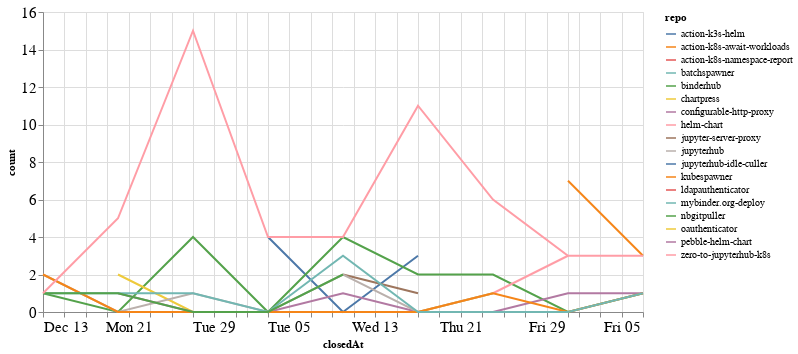

Source (notebook cell):
### Code cell
closed_by_time = closed_by.groupby('repo').resample('W', on='closedAt').count()['author'].reset_index()
closed_by_time = closed_by_time.rename(columns={'author': 'count'})

alt.Chart(closed_by_time, width=600).mark_line().encode(
    x='closedAt',
    y='count',
    color='repo',
    tooltip="repo"
)

### Figure 1 — Vega-Lite specification as saved in the notebook (floating-point values rounded to 4 significant figures)
{"config": {"axisLeft": {"labelFontSize": 15}, "axisBottom": {"labelFontSize": 15}}, "data": {"name": "data-86f64f163566fbed134ac106ef9029b1"}, "mark": "line", "encoding": {"color": {"type": "nominal", "field": "repo"}, "tooltip": {"type": "nominal", "field": "repo"}, "x": {"type": "temporal", "field": "closedAt"}, "y": {"type": "quantitative", "field": "count"}}, "width": 600, "$schema": "https://vega.github.io/schema/vega-lite/v4.8.1.json", "datasets": {"data-86f64f163566fbed134ac106ef9029b1": [{"repo": "action-k3s-helm", "closedAt": "2021-01-03T00:00:00", "count": 4}, {"repo": "action-k3s-helm", "closedAt": "2021-01-10T00:00:00", "count": 0}, {"repo": "action-k3s-helm", "closedAt": "2021-01-17T00:00:00", "count": 3}, {"repo": "action-k8s-await-workloads", "closedAt": "2021-01-31T00:00:00", "count": 7}, {"repo": "action-k8s-await-workloads", "closedAt": "2021-02-07T00:00:00", "count": 3}, {"repo": "action-k8s-namespace-report", "closedAt": "2021-02-07T00:00:00", "count": 1}, {"repo": "batchspawner", "closedAt": "2021-01-31T00:00:00", "count": 4}, {"repo": "binderhub", "closedAt": "2020-12-13T00:00:00", "count": 1}, {"repo": "binderhub", "closedAt": "2020-12-20T00:00:00", "count": 0}, {"repo": "binderhub", "closedAt": "2020-12-27T00:00:00", "count": 4}, {"repo": "binderhub", "closedAt": "2021-01-03T00:00:00", "count": 0}, {"repo": "binderhub", "closedAt": "2021-01-10T00:00:00", "count": 4}, {"repo": "binderhub", "closedAt": "2021-01-17T00:00:00", "count": 2}, {"repo": "binderhub", "closedAt": "2021-01-24T00:00:00", "count": 2}, {"repo": "binderhub", "closedAt": "2021-01-31T00:00:00", "count": 0}, {"repo": "binderhub", "closedAt": "2021-02-07T00:00:00", "count": 1}, {"repo": "chartpress", "closedAt": "2020-12-20T00:00:00", "count": 2}, {"repo": "chartpress", "closedAt": "2020-12-27T00:00:00", "count": 0}, {"repo": "chartpress", "closedAt": "2021-01-03T00:00:00", "count": 0}, {"repo": "chartpress", "closedAt": "2021-01-10T00:00:00", "count": 0}, {"repo": "chartpress", "closedAt": "2021-01-17T00:00:00", "count": 0}, {"repo": "chartpress", "closedAt": "2021-01-24T00:00:00", "count": 1}, {"repo": "configurable-http-proxy", "closedAt": "2020-12-20T00:00:00", "count": 1}, {"repo": "configurable-http-proxy", "closedAt": "2020-12-27T00:00:00", "count": 0}, {"repo": "configurable-http-proxy", "closedAt": "2021-01-03T00:00:00", "count": 0}, {"repo": "configurable-http-proxy", "closedAt": "2021-01-10T00:00:00", "count": 1}, {"repo": "configurable-http-proxy", "closedAt": "2021-01-17T00:00:00", "count": 0}, {"repo": "configurable-http-proxy", "closedAt": "2021-01-24T00:00:00", "count": 0}, {"repo": "configurable-http-proxy", "closedAt": "2021-01-31T00:00:00", "count": 1}, {"repo": "configurable-http-proxy", "closedAt": "2021-02-07T00:00:00", "count": 1}, {"repo": "helm-chart", "closedAt": "2021-01-24T00:00:00", "count": 1}, {"repo": "helm-chart", "closedAt": "2021-01-31T00:00:00", "count": 3}, {"repo": "jupyter-server-proxy", "closedAt": "2021-01-10T00:00:00", "count": 2}, {"repo": "jupyter-server-proxy", "closedAt": "2021-01-17T00:00:00", "count": 1}, {"repo": "jupyterhub", "closedAt": "2020-12-13T00:00:00", "count": 2}, {"repo": "jupyterhub", "closedAt": "2020-12-20T00:00:00", "count": 0}, {"repo": "jupyterhub", "closedAt": "2020-12-27T00:00:00", "count": 1}, {"repo": "jupyterhub", "closedAt": "2021-01-03T00:00:00", "count": 0}, {"repo": "jupyterhub", "closedAt": "2021-01-10T00:00:00", "count": 2}, {"repo": "jupyterhub", "closedAt": "2021-01-17T00:00:00", "count": 0}, {"repo": "jupyterhub", "closedAt": "2021-01-24T00:00:00", "count": 1}, {"repo": "jupyterhub-idle-culler", "closedAt": "2021-01-31T00:00:00", "count": 1}, {"repo": "kubespawner", "closedAt": "2020-12-13T00:00:00", "count": 2}, {"repo": "kubespawner", "closedAt": "2020-12-20T00:00:00", "count": 0}, {"repo": "kubespawner", "closedAt": "2020-12-27T00:00:00", "count": 0}, {"repo": "kubespawner", "closedAt": "2021-01-03T00:00:00", "count": 0}, {"repo": "kubespawner", "closedAt": "2021-01-10T00:00:00", "count": 0}, {"repo": "kubespawner", "closedAt": "2021-01-17T00:00:00", "count": 0}, {"repo": "kubespawner", "closedAt": "2021-01-24T00:00:00", "count": 1}, {"repo": "kubespawner", "closedAt": "2021-01-31T00:00:00", "count": 0}, {"repo": "kubespawner", "closedAt": "2021-02-07T00:00:00", "count": 1}, {"repo": "ldapauthenticator", "closedAt": "2020-12-13T00:00:00", "count": 1}, {"repo": "mybinder.org-deploy", "closedAt": "2020-12-13T00:00:00", "count": 1}, {"repo": "mybinder.org-deploy", "closedAt": "2020-12-20T00:00:00", "count": 1}, {"repo": "mybinder.org-deploy", "closedAt": "2020-12-27T00:00:00", "count": 1}, {"repo": "mybinder.org-deploy", "closedAt": "2021-01-03T00:00:00", "count": 0}, {"repo": "mybinder.org-deploy", "closedAt": "2021-01-10T00:00:00", "count": 3}, {"repo": "mybinder.org-deploy", "closedAt": "2021-01-17T00:00:00", "count": 0}, {"repo": "mybinder.org-deploy", "closedAt": "2021-01-24T00:00:00", "count": 0}, {"repo": "mybinder.org-deploy", "closedAt": "2021-01-31T00:00:00", "count": 0}, {"repo": "mybinder.org-deploy", "closedAt": "2021-02-07T00:00:00", "count": 1}, {"repo": "nbgitpuller", "closedAt": "2020-12-13T00:00:00", "count": 1}, {"repo": "nbgitpuller", "closedAt": "2020-12-20T00:00:00", "count": 1}, {"repo": "nbgitpuller", "closedAt": "2020-12-27T00:00:00", "count": 0}, {"repo": "nbgitpuller", "closedAt": "2021-01-03T00:00:00", "count": 0}, {"repo": "nbgitpuller", "closedAt": "2021-01-10T00:00:00", "count": 2}, {"repo": "oauthenticator", "closedAt": "2021-02-07T00:00:00", "count": 1}, {"repo": "pebble-helm-chart", "closedAt": "2020-12-13T00:00:00", "count": 1}, {"repo": "zero-to-jupyterhub-k8s", "closedAt": "2020-12-13T00:00:00", "count": 1}, {"repo": "zero-to-jupyterhub-k8s", "closedAt": "2020-12-20T00:00:00", "count": 5}, {"repo": "zero-to-jupyterhub-k8s", "closedAt": "2020-12-27T00:00:00", "count": 15}, {"repo": "zero-to-jupyterhub-k8s", "closedAt": "2021-01-03T00:00:00", "count": 4}, {"repo": "zero-to-jupyterhub-k8s", "closedAt": "2021-01-10T00:00:00", "count": 4}, {"repo": "zero-to-jupyterhub-k8s", "closedAt": "2021-01-17T00:00:00", "count": 11}, {"repo": "zero-to-jupyterhub-k8s", "closedAt": "2021-01-24T00:00:00", "count": 6}, {"repo": "zero-to-jupyterhub-k8s", "closedAt": "2021-01-31T00:00:00", "count": 3}, {"repo": "zero-to-jupyterhub-k8s", "closedAt": "2021-02-07T00:00:00", "count": 3}]}}
